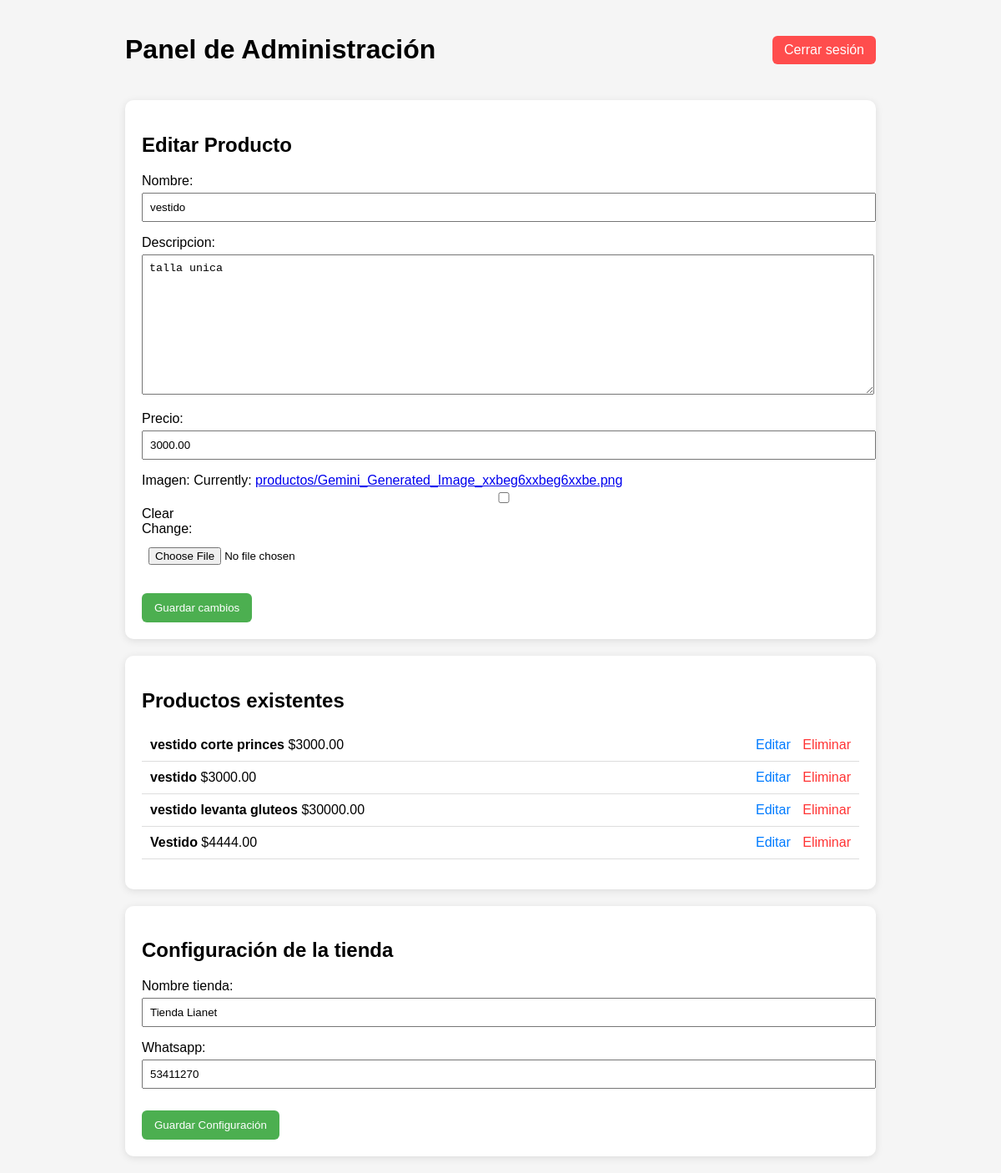
/panel/?editar=3 (signed in), run on the app's committed database.
### tienda/models.py (models this page shows, shortened)
class Producto(models.Model):
    nombre = models.CharField(max_length=100)
    descripcion = models.TextField()
    precio = models.DecimalField(max_digits=10, decimal_places=2)
    imagen = models.ImageField(upload_to='productos/', blank=True, null=True)

class Configuracion(models.Model):
    nombre_tienda = models.CharField(max_length=200)
    whatsapp = models.CharField(max_length=20)

### tienda/views.py (the view, shortened to what this page needs)
# urls.py: path('panel/', panel, name='panel'),
@login_required
def panel(request):
    producto_id = request.GET.get('editar')
    producto = get_object_or_404(Producto, id=producto_id) if producto_id else None
    config = Configuracion.objects.last()
    form = ProductoForm(instance=producto) if producto else ProductoForm()
    config_form = ConfiguracionForm(instance=config) if config else ConfiguracionForm()
    productos = Producto.objects.all()
    return render(request, 'panel.html', {
        'form': form,
        'productos': productos,
        'editando': producto,
        'config_form': config_form
    })

### tienda/forms.py
class ProductoForm(forms.ModelForm):
    class Meta:
        model = Producto
        fields = ['nombre', 'descripcion', 'precio', 'imagen']

class ConfiguracionForm(forms.ModelForm):
    class Meta:
        model = Configuracion
        fields = ['nombre_tienda', 'whatsapp']
        widgets = {
            'nombre_tienda': forms.TextInput(attrs={'class': 'form-control'}),
            'whatsapp': forms.TextInput(attrs={'class': 'form-control'}),
        }

### tienda/templates/panel.html (shortened to what this page needs)
{% load static %}
<!DOCTYPE html>
<html lang="es">
<head>
<link rel="stylesheet" href="{% static 'css/panel.css' %}">
</head>
<body>
<div class="container">
<header class="header">
    <h1>Panel de Administración</h1>
    <a class="logout" href="{% url 'logout_panel' %}">Cerrar sesión</a>
</header>
<section class="card">
<h2>
{% if editando %}
Editar Producto
{% else %}
Agregar Producto
{% endif %}
</h2>
<form method="post" enctype="multipart/form-data" class="formulario">
{{ form.as_p }}
<button class="btn" name="guardar_producto">
{% if editando %}
Guardar cambios
{% else %}
Subir producto
{% endif %}
</button>
</form>
</section>
<section class="card">
<h2>Productos existentes</h2>
<ul class="lista-productos">
{% for producto in productos %}
<li class="producto">
<div class="info">
<strong>{{ producto.nombre }}</strong>
<span>${{ producto.precio }}</span>
</div>
<div class="acciones">
<a class="editar"
href="{% url 'panel' %}?editar={{ producto.id }}">
Editar
</a>
<a class="eliminar"
href="{% url 'eliminar_producto' producto.id %}">
Eliminar
</a>
</div>
</li>
{% empty %}
<li>No hay productos aún.</li>
{% endfor %}
</ul>
</section>
<section class="card">
<h2>Configuración de la tienda</h2>
<form method="post" class="formulario">
{{ config_form.as_p }}
<button class="btn" name="guardar_config">
Guardar Configuración
</button>
</form>
</section>
</div>
</body>
</html>

### tienda/static/css/panel.css (style rules this page uses)
body { font-family: Arial, Helvetica, sans-serif; background:#f5f5f5; margin:0; }
.container { width:900px; margin:auto; padding:20px; }
.header { display:flex; justify-content:space-between; align-items:center; }
.logout { text-decoration:none; color:white; background:#ff4d4d; padding:8px 14px; border-radius:6px; }
.card { background:white; padding:20px; margin-top:20px; border-radius:10px; box-shadow:0 2px 10px rgba(0,0,0,0.1); }
.formulario input, .formulario select, .formulario textarea { width:100%; padding:8px; margin-top:5px; }
.btn { margin-top:10px; padding:10px 15px; background:#4CAF50; color:white; border:none; border-radius:6px; cursor:pointer; }
.lista-productos { list-style:none; padding:0; }
.producto { display:flex; justify-content:space-between; align-items:center; padding:10px; border-bottom:1px solid #ddd; }
.acciones a { text-decoration:none; margin-left:10px; }
.editar { color:#007bff; }
.eliminar { color:#ff3333; }

### data on the page
Producto: nombre "vestido", descripcion "talla unica", precio "3000.00"
Producto: nombre "vestido corte princes", precio "3000.00"
Producto: nombre "vestido levanta gluteos", precio "30000.00"
Producto: nombre "Vestido", precio "4444.00"
Configuracion: nombre_tienda "Tienda Lianet", whatsapp "53411270"
